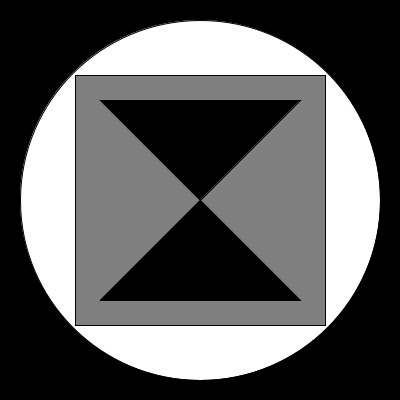
Frame 1 (no input)
Frame 60 (the mouse pressed at the canvas centre just before this capture): identical to frame 1, image omitted
Frame 120 (the mouse held since frame 60 and released just before this capture): identical to frame 1, image omitted

The Processing sketch that drew this single still picture (run headless with seeded random() and noise(); from frame 60 on, the mouse is pressed at the canvas centre):

// Processing sketch: ej01a_dibujo_en_processing
// ── ej01a_dibujo_en_processing.pde
//hola tecno1 com2! Esto es un comentario

//la configuracion del programa: se ejecuta una sola vez
void setup(){
  //size( ancho-px, alto-px );
  size( 400, 400 );
  
  //funcion( parametro ) ;
  println( "hola comisión 2" );
  
}

//para dibujar en pantalla: se ejecuta 60fps
void draw(){
  //background( color-entre-0y255)
  background( 0 );
  
  //primitivas de dibujo
  
  //circulo
  fill( 255 );
  circle( 200, 200, 360 );
  
  //cuadrado
  fill( 127 );
  rect( 75, 75, 250, 250 );
  
  //triangulo
  fill( 0 );
  triangle( 200, 200, 100, 300, 300, 300 );
  triangle( 200, 200, 100, 100, 300, 100 );
  
}
